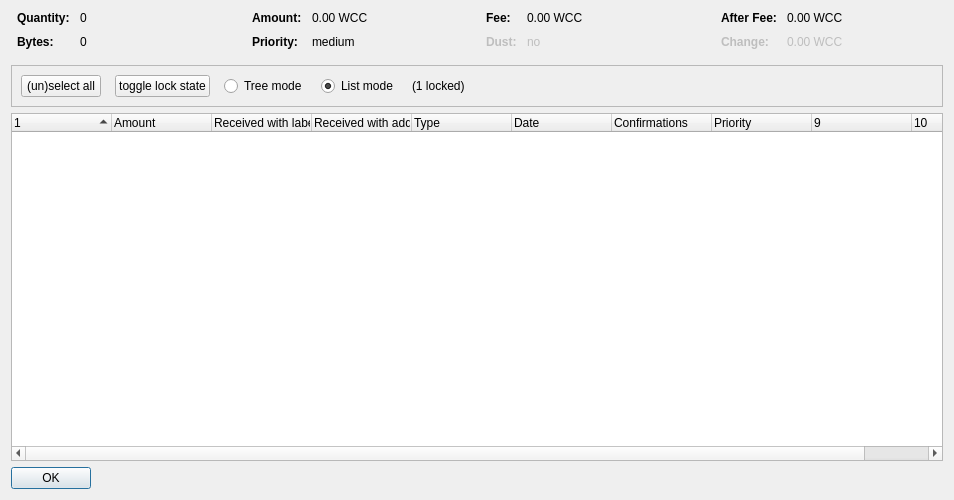
<?xml version="1.0" encoding="UTF-8"?>
<ui version="4.0">
 <class>CoinControlDialog</class>
 <widget class="QDialog" name="CoinControlDialog">
  <property name="geometry">
   <rect>
    <x>0</x>
    <y>0</y>
    <width>954</width>
    <height>500</height>
   </rect>
  </property>
  <property name="windowTitle">
   <string>Coin Selection</string>
  </property>
  <layout class="QVBoxLayout" name="verticalLayout">
   <item>
    <layout class="QHBoxLayout" name="horizontalLayoutTop" stretch="0,0,0,0">
     <property name="topMargin">
      <number>0</number>
     </property>
     <property name="bottomMargin">
      <number>10</number>
     </property>
     <item>
      <layout class="QFormLayout" name="formLayoutCoinControl1">
       <property name="horizontalSpacing">
        <number>10</number>
       </property>
       <property name="verticalSpacing">
        <number>10</number>
       </property>
       <property name="leftMargin">
        <number>6</number>
       </property>
       <property name="rightMargin">
        <number>6</number>
       </property>
       <item row="0" column="0">
        <widget class="QLabel" name="labelCoinControlQuantityText">
         <property name="font">
          <font>
           <weight>75</weight>
           <bold>true</bold>
          </font>
         </property>
         <property name="text">
          <string>Quantity:</string>
         </property>
        </widget>
       </item>
       <item row="0" column="1">
        <widget class="QLabel" name="labelCoinControlQuantity">
         <property name="cursor">
          <cursorShape>IBeamCursor</cursorShape>
         </property>
         <property name="contextMenuPolicy">
          <enum>Qt::ActionsContextMenu</enum>
         </property>
         <property name="text">
          <string notr="true">0</string>
         </property>
         <property name="textInteractionFlags">
          <set>Qt::LinksAccessibleByMouse|Qt::TextSelectableByKeyboard|Qt::TextSelectableByMouse</set>
         </property>
        </widget>
       </item>
       <item row="1" column="0">
        <widget class="QLabel" name="labelCoinControlBytesText">
         <property name="font">
          <font>
           <weight>75</weight>
           <bold>true</bold>
          </font>
         </property>
         <property name="text">
          <string>Bytes:</string>
         </property>
        </widget>
       </item>
       <item row="1" column="1">
        <widget class="QLabel" name="labelCoinControlBytes">
         <property name="cursor">
          <cursorShape>IBeamCursor</cursorShape>
         </property>
         <property name="contextMenuPolicy">
          <enum>Qt::ActionsContextMenu</enum>
         </property>
         <property name="text">
          <string notr="true">0</string>
         </property>
         <property name="textInteractionFlags">
          <set>Qt::LinksAccessibleByMouse|Qt::TextSelectableByKeyboard|Qt::TextSelectableByMouse</set>
         </property>
        </widget>
       </item>
      </layout>
     </item>
     <item>
      <layout class="QFormLayout" name="formLayoutCoinControl2">
       <property name="horizontalSpacing">
        <number>10</number>
       </property>
       <property name="verticalSpacing">
        <number>10</number>
       </property>
       <property name="leftMargin">
        <number>6</number>
       </property>
       <property name="rightMargin">
        <number>6</number>
       </property>
       <item row="0" column="0">
        <widget class="QLabel" name="labelCoinControlAmountText">
         <property name="font">
          <font>
           <weight>75</weight>
           <bold>true</bold>
          </font>
         </property>
         <property name="text">
          <string>Amount:</string>
         </property>
        </widget>
       </item>
       <item row="0" column="1">
        <widget class="QLabel" name="labelCoinControlAmount">
         <property name="cursor">
          <cursorShape>IBeamCursor</cursorShape>
         </property>
         <property name="contextMenuPolicy">
          <enum>Qt::ActionsContextMenu</enum>
         </property>
         <property name="text">
          <string notr="true">0.00 WCC</string>
         </property>
         <property name="textInteractionFlags">
          <set>Qt::LinksAccessibleByMouse|Qt::TextSelectableByKeyboard|Qt::TextSelectableByMouse</set>
         </property>
        </widget>
       </item>
       <item row="1" column="0">
        <widget class="QLabel" name="labelCoinControlPriorityText">
         <property name="font">
          <font>
           <weight>75</weight>
           <bold>true</bold>
          </font>
         </property>
         <property name="text">
          <string>Priority:</string>
         </property>
        </widget>
       </item>
       <item row="1" column="1">
        <widget class="QLabel" name="labelCoinControlPriority">
         <property name="cursor">
          <cursorShape>IBeamCursor</cursorShape>
         </property>
         <property name="contextMenuPolicy">
          <enum>Qt::ActionsContextMenu</enum>
         </property>
         <property name="text">
          <string>medium</string>
         </property>
         <property name="textInteractionFlags">
          <set>Qt::LinksAccessibleByMouse|Qt::TextSelectableByKeyboard|Qt::TextSelectableByMouse</set>
         </property>
        </widget>
       </item>
      </layout>
     </item>
     <item>
      <layout class="QFormLayout" name="formLayoutCoinControl3">
       <property name="horizontalSpacing">
        <number>10</number>
       </property>
       <property name="verticalSpacing">
        <number>10</number>
       </property>
       <property name="leftMargin">
        <number>6</number>
       </property>
       <property name="rightMargin">
        <number>6</number>
       </property>
       <item row="0" column="0">
        <widget class="QLabel" name="labelCoinControlFeeText">
         <property name="font">
          <font>
           <weight>75</weight>
           <bold>true</bold>
          </font>
         </property>
         <property name="text">
          <string>Fee:</string>
         </property>
        </widget>
       </item>
       <item row="0" column="1">
        <widget class="QLabel" name="labelCoinControlFee">
         <property name="cursor">
          <cursorShape>IBeamCursor</cursorShape>
         </property>
         <property name="contextMenuPolicy">
          <enum>Qt::ActionsContextMenu</enum>
         </property>
         <property name="text">
          <string notr="true">0.00 WCC</string>
         </property>
         <property name="textInteractionFlags">
          <set>Qt::LinksAccessibleByMouse|Qt::TextSelectableByKeyboard|Qt::TextSelectableByMouse</set>
         </property>
        </widget>
       </item>
       <item row="1" column="0">
        <widget class="QLabel" name="labelCoinControlLowOutputText">
         <property name="enabled">
          <bool>false</bool>
         </property>
         <property name="font">
          <font>
           <weight>75</weight>
           <bold>true</bold>
          </font>
         </property>
         <property name="text">
          <string>Dust:</string>
         </property>
        </widget>
       </item>
       <item row="1" column="1">
        <widget class="QLabel" name="labelCoinControlLowOutput">
         <property name="enabled">
          <bool>false</bool>
         </property>
         <property name="cursor">
          <cursorShape>IBeamCursor</cursorShape>
         </property>
         <property name="contextMenuPolicy">
          <enum>Qt::ActionsContextMenu</enum>
         </property>
         <property name="text">
          <string>no</string>
         </property>
         <property name="textInteractionFlags">
          <set>Qt::LinksAccessibleByMouse|Qt::TextSelectableByKeyboard|Qt::TextSelectableByMouse</set>
         </property>
        </widget>
       </item>
      </layout>
     </item>
     <item>
      <layout class="QFormLayout" name="formLayoutCoinControl4">
       <property name="horizontalSpacing">
        <number>10</number>
       </property>
       <property name="verticalSpacing">
        <number>10</number>
       </property>
       <property name="leftMargin">
        <number>6</number>
       </property>
       <property name="rightMargin">
        <number>6</number>
       </property>
       <item row="0" column="0">
        <widget class="QLabel" name="labelCoinControlAfterFeeText">
         <property name="font">
          <font>
           <weight>75</weight>
           <bold>true</bold>
          </font>
         </property>
         <property name="text">
          <string>After Fee:</string>
         </property>
        </widget>
       </item>
       <item row="0" column="1">
        <widget class="QLabel" name="labelCoinControlAfterFee">
         <property name="cursor">
          <cursorShape>IBeamCursor</cursorShape>
         </property>
         <property name="contextMenuPolicy">
          <enum>Qt::ActionsContextMenu</enum>
         </property>
         <property name="text">
          <string notr="true">0.00 WCC</string>
         </property>
         <property name="textInteractionFlags">
          <set>Qt::LinksAccessibleByMouse|Qt::TextSelectableByKeyboard|Qt::TextSelectableByMouse</set>
         </property>
        </widget>
       </item>
       <item row="1" column="0">
        <widget class="QLabel" name="labelCoinControlChangeText">
         <property name="enabled">
          <bool>false</bool>
         </property>
         <property name="font">
          <font>
           <weight>75</weight>
           <bold>true</bold>
          </font>
         </property>
         <property name="text">
          <string>Change:</string>
         </property>
        </widget>
       </item>
       <item row="1" column="1">
        <widget class="QLabel" name="labelCoinControlChange">
         <property name="enabled">
          <bool>false</bool>
         </property>
         <property name="cursor">
          <cursorShape>IBeamCursor</cursorShape>
         </property>
         <property name="contextMenuPolicy">
          <enum>Qt::ActionsContextMenu</enum>
         </property>
         <property name="text">
          <string notr="true">0.00 WCC</string>
         </property>
         <property name="textInteractionFlags">
          <set>Qt::LinksAccessibleByMouse|Qt::TextSelectableByKeyboard|Qt::TextSelectableByMouse</set>
         </property>
        </widget>
       </item>
      </layout>
     </item>
    </layout>
   </item>
   <item>
    <widget class="QFrame" name="frame">
     <property name="minimumSize">
      <size>
       <width>0</width>
       <height>40</height>
      </size>
     </property>
     <property name="frameShape">
      <enum>QFrame::StyledPanel</enum>
     </property>
     <property name="frameShadow">
      <enum>QFrame::Sunken</enum>
     </property>
     <layout class="QHBoxLayout" name="horizontalLayout">
      <item>
       <layout class="QHBoxLayout" name="horizontalLayoutPanel" stretch="0,0,0,0,0,0">
        <property name="spacing">
         <number>14</number>
        </property>
        <item>
         <widget class="QPushButton" name="pushButtonSelectAll">
          <property name="sizePolicy">
           <sizepolicy hsizetype="Maximum" vsizetype="Fixed">
            <horstretch>0</horstretch>
            <verstretch>0</verstretch>
           </sizepolicy>
          </property>
          <property name="text">
           <string>(un)select all</string>
          </property>
          <property name="autoDefault">
           <bool>false</bool>
          </property>
         </widget>
        </item>
        <item>
         <widget class="QPushButton" name="pushButtonToggleLock">
          <property name="sizePolicy">
           <sizepolicy hsizetype="Maximum" vsizetype="Fixed">
            <horstretch>0</horstretch>
            <verstretch>0</verstretch>
           </sizepolicy>
          </property>
          <property name="text">
           <string>toggle lock state</string>
          </property>
          <property name="autoDefault">
           <bool>false</bool>
          </property>
         </widget>
        </item>
        <item>
         <widget class="QRadioButton" name="radioTreeMode">
          <property name="sizePolicy">
           <sizepolicy hsizetype="Maximum" vsizetype="Fixed">
            <horstretch>0</horstretch>
            <verstretch>0</verstretch>
           </sizepolicy>
          </property>
          <property name="text">
           <string>Tree mode</string>
          </property>
         </widget>
        </item>
        <item>
         <widget class="QRadioButton" name="radioListMode">
          <property name="sizePolicy">
           <sizepolicy hsizetype="Maximum" vsizetype="Fixed">
            <horstretch>0</horstretch>
            <verstretch>0</verstretch>
           </sizepolicy>
          </property>
          <property name="text">
           <string>List mode</string>
          </property>
          <property name="checked">
           <bool>true</bool>
          </property>
         </widget>
        </item>
        <item>
         <widget class="QLabel" name="labelLocked">
          <property name="text">
           <string>(1 locked)</string>
          </property>
         </widget>
        </item>
        <item>
         <spacer name="horizontalSpacer">
          <property name="orientation">
           <enum>Qt::Horizontal</enum>
          </property>
          <property name="sizeHint" stdset="0">
           <size>
            <width>40</width>
            <height>20</height>
           </size>
          </property>
         </spacer>
        </item>
       </layout>
      </item>
     </layout>
    </widget>
   </item>
   <item>
    <widget class="CoinControlTreeWidget" name="treeWidget">
     <property name="contextMenuPolicy">
      <enum>Qt::CustomContextMenu</enum>
     </property>
     <property name="sortingEnabled">
      <bool>false</bool>
     </property>
     <property name="columnCount">
      <number>10</number>
     </property>
     <attribute name="headerShowSortIndicator" stdset="0">
      <bool>true</bool>
     </attribute>
     <attribute name="headerStretchLastSection">
      <bool>false</bool>
     </attribute>
     <column>
      <property name="text">
       <string/>
      </property>
     </column>
     <column>
      <property name="text">
       <string>Amount</string>
      </property>
     </column>
     <column>
      <property name="text">
       <string>Received with label</string>
      </property>
     </column>
     <column>
      <property name="text">
       <string>Received with address</string>
      </property>
     </column>
     <column>
      <property name="text">
       <string>Type</string>
      </property>
     </column>
     <column>
      <property name="text">
       <string>Date</string>
      </property>
     </column>
     <column>
      <property name="text">
       <string>Confirmations</string>
      </property>
      <property name="toolTip">
       <string>Confirmed</string>
      </property>
     </column>
     <column>
      <property name="text">
       <string>Priority</string>
      </property>
     </column>
     <column>
      <property name="text">
       <string/>
      </property>
     </column>
     <column>
      <property name="text">
       <string/>
      </property>
     </column>
    </widget>
   </item>
   <item>
    <widget class="QDialogButtonBox" name="buttonBox">
     <property name="sizePolicy">
      <sizepolicy hsizetype="Maximum" vsizetype="Fixed">
       <horstretch>0</horstretch>
       <verstretch>0</verstretch>
      </sizepolicy>
     </property>
     <property name="orientation">
      <enum>Qt::Horizontal</enum>
     </property>
     <property name="standardButtons">
      <set>QDialogButtonBox::Ok</set>
     </property>
    </widget>
   </item>
  </layout>
 </widget>
 <customwidgets>
  <customwidget>
   <class>CoinControlTreeWidget</class>
   <extends>QTreeWidget</extends>
   <header>coincontroltreewidget.h</header>
  </customwidget>
 </customwidgets>
 <resources/>
 <connections/>
</ui>
